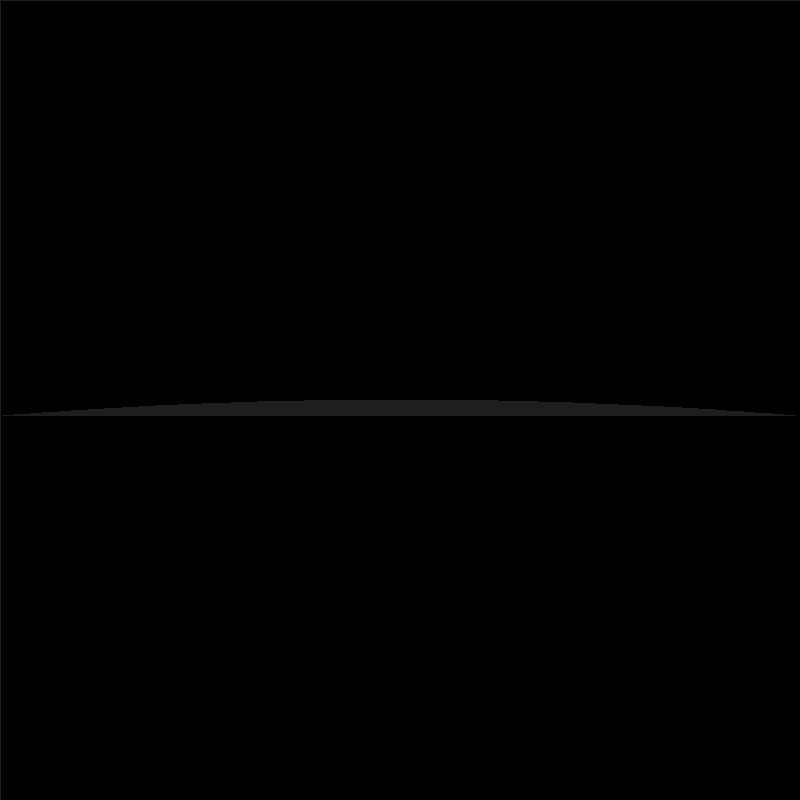
Frame 1 (no input)
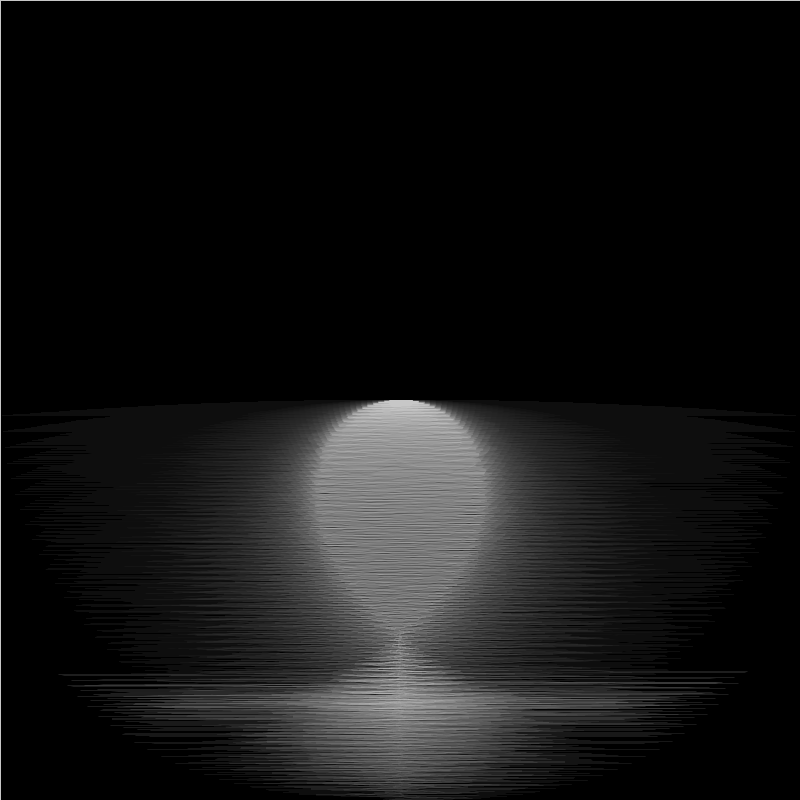
Frame 60 (the mouse pressed at the canvas centre just before this capture)
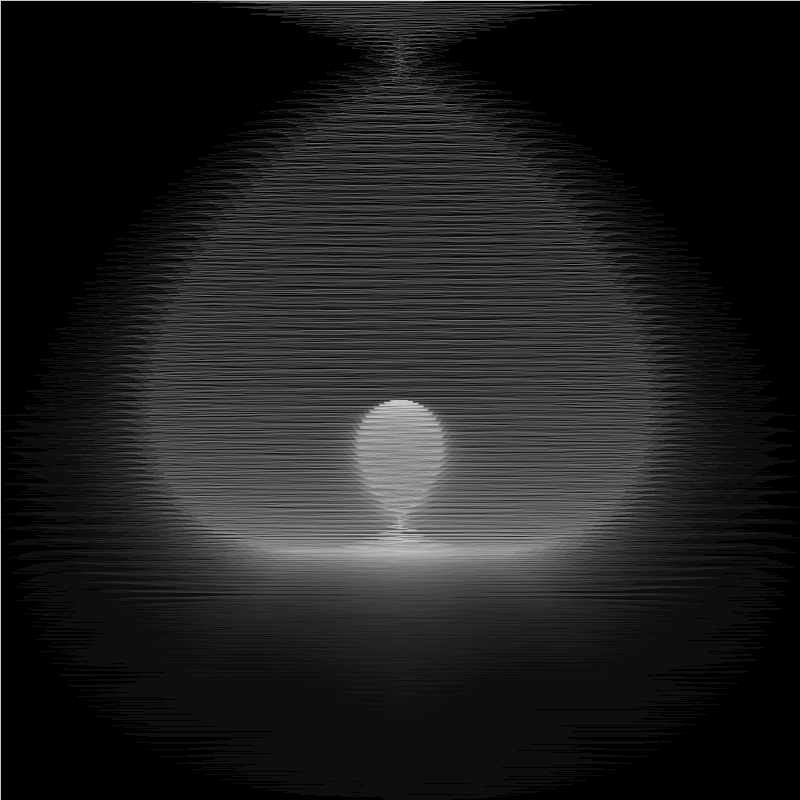
Frame 120 (the mouse held since frame 60 and released just before this capture)

The Processing sketch that drew these frames (run headless with seeded random() and noise(); from frame 60 on, the mouse is pressed at the canvas centre):

// Processing sketch: chakraTunes
// ── chakraTunes.pde
//Owen Meyer
//the trig functions here are taken from another source and then modified (played with)  
//to achieve various excellent effects
//uncommenting the * sin( idx ) below produces another beautifull result
//
//this version continues to be interestingly ordered over time; 
// while a lot of variations become chaotic over time

int sIze = 400; //changes the size and centers the image
int automate = 0;
float col = 255;
float a = 0;

void setup() {
  size( 800, 800 ); 
  stroke( 255 ,30 );
  
  smooth();
  strokeWeight( 1 );
  background( 0 );
  
}

void draw(){
  fill(0,9);
  rect( 0, 0, width, height );
  noFill();
  automate ++;

 
beginShape();
  
  for( float idx = sIze ; idx > 0; idx -= .05 ) {

      a = idx *  ( automate ) *.0001;
   
    vertex(
    
    //x coordinate
      sIze + cos( a *1.1 ) * idx * sin( idx * 1.1 ),  
      
     //y coordinate 
      sIze +  sin( a )* idx //* sin( idx )    //for another nice effect try uncommenting the * sin( idx )         

    );  
  } 
  

 endShape(); 

}
